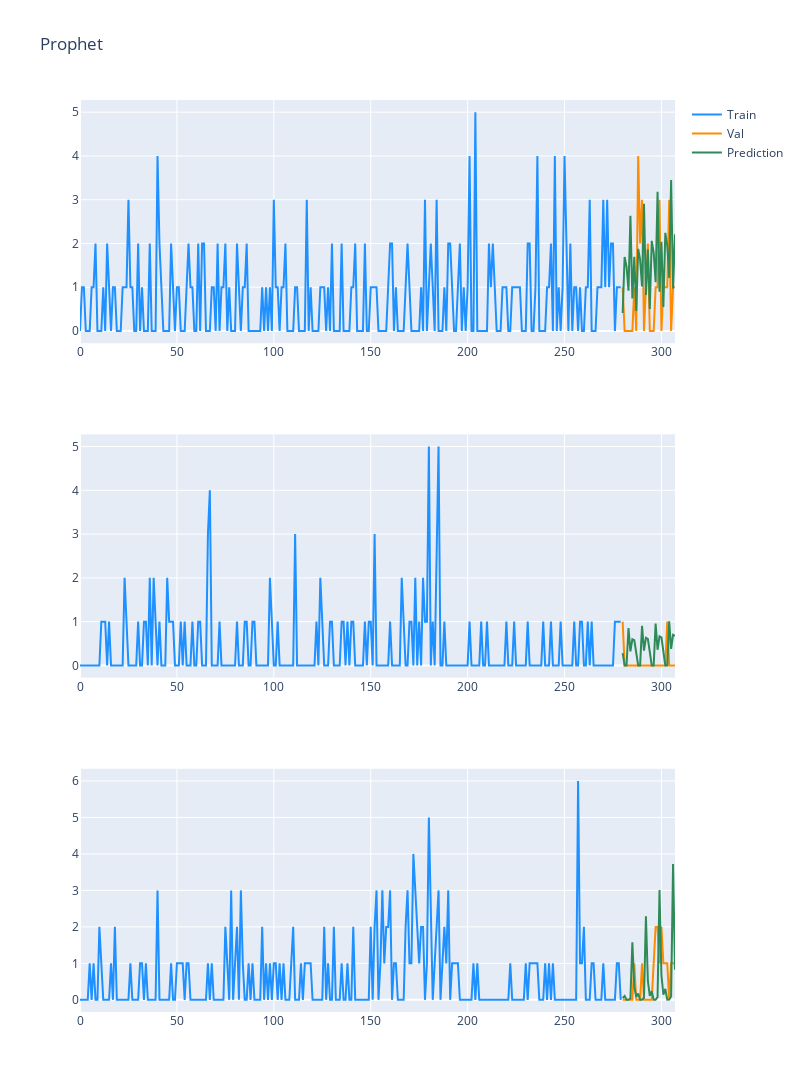

Write notebook code for a chart like this one.
### Code cell
pred_0 = predictions_prophet[0]
pred_1 = predictions_prophet[1]
pred_2 = predictions_prophet[2]

plot_prediction(pred_0, pred_1, pred_2, title_text = "Prophet")

### Figure 1 — Plotly figure (JSON) as saved in the notebook; plotly's stock layout.template omitted (floating-point values rounded to 4 significant figures; data arrays with more than 128 entries replaced by an {"elided": "..."} marker saying what was removed)
{"data": [{"marker": {"color": "dodgerblue"}, "mode": "lines", "name": "Train", "type": "scatter", "x": {"elided": "280 int values"}, "xaxis": "x", "y": {"elided": "280 int values"}, "yaxis": "y"}, {"marker": {"color": "darkorange"}, "mode": "lines", "name": "Val", "type": "scatter", "x": [280, 281, 282, 283, 284, 285, 286, 287, 288, 289, 290, 291, 292, 293, 294, 295, 296, 297, 298, 299, 300, 301, 302, 303, 304, 305, 306, 307], "xaxis": "x", "y": [1, 0, 0, 0, 0, 0, 1, 0, 4, 2, 3, 0, 1, 2, 0, 0, 0, 1, 1, 3, 0, 1, 1, 1, 3, 0, 1, 1], "yaxis": "y"}, {"marker": {"color": "seagreen"}, "mode": "lines", "name": "Prediction", "type": "scatter", "x": [280, 281, 282, 283, 284, 285, 286, 287, 288, 289, 290, 291, 292, 293, 294, 295, 296, 297, 298, 299, 300, 301, 302, 303, 304, 305, 306, 307], "xaxis": "x", "y": [0.4123, 1.692, 1.474, 0.9206, 2.632, 0.7459, 1.698, 0.4578, 1.876, 1.631, 1.018, 2.906, 0.8222, 1.869, 0.5033, 2.06, 1.789, 1.115, 3.179, 0.8986, 2.041, 0.5488, 2.244, 1.947, 1.212, 3.453, 0.9749, 2.212], "yaxis": "y"}, {"marker": {"color": "dodgerblue"}, "mode": "lines", "name": "Train", "showlegend": false, "type": "scatter", "x": {"elided": "280 int values"}, "xaxis": "x2", "y": {"elided": "280 int values"}, "yaxis": "y2"}, {"marker": {"color": "darkorange"}, "mode": "lines", "name": "Val", "showlegend": false, "type": "scatter", "x": [280, 281, 282, 283, 284, 285, 286, 287, 288, 289, 290, 291, 292, 293, 294, 295, 296, 297, 298, 299, 300, 301, 302, 303, 304, 305, 306, 307], "xaxis": "x2", "y": [1, 0, 0, 0, 0, 0, 0, 0, 0, 0, 0, 0, 0, 0, 0, 0, 0, 0, 0, 0, 0, 0, 0, 1, 0, 0, 0, 0], "yaxis": "y2"}, {"marker": {"color": "seagreen"}, "mode": "lines", "name": "Prediction", "showlegend": false, "type": "scatter", "x": [280, 281, 282, 283, 284, 285, 286, 287, 288, 289, 290, 291, 292, 293, 294, 295, 296, 297, 298, 299, 300, 301, 302, 303, 304, 305, 306, 307], "xaxis": "x2", "y": [0.2792, -0.0005237, 2.225e-06, 0.855, 0.3192, 0.5955, 0.5742, 0.2962, -0.0005553, 2.358e-06, 0.9057, 0.338, 0.6302, 0.6074, 0.3132, -0.0005868, 2.49e-06, 0.9564, 0.3568, 0.6649, 0.6405, 0.3301, -0.0006184, 2.623e-06, 1.007, 0.3755, 0.6996, 0.6737], "yaxis": "y2"}, {"marker": {"color": "dodgerblue"}, "mode": "lines", "name": "Train", "showlegend": false, "type": "scatter", "x": {"elided": "280 int values"}, "xaxis": "x3", "y": {"elided": "280 int values"}, "yaxis": "y3"}, {"marker": {"color": "darkorange"}, "mode": "lines", "name": "Val", "showlegend": false, "type": "scatter", "x": [280, 281, 282, 283, 284, 285, 286, 287, 288, 289, 290, 291, 292, 293, 294, 295, 296, 297, 298, 299, 300, 301, 302, 303, 304, 305, 306, 307], "xaxis": "x3", "y": [0, 0, 0, 0, 0, 0, 1, 0, 0, 0, 1, 0, 0, 0, 0, 0, 1, 2, 2, 1, 2, 1, 1, 1, 0, 1, 1, 1], "yaxis": "y3"}, {"marker": {"color": "seagreen"}, "mode": "lines", "name": "Prediction", "showlegend": false, "type": "scatter", "x": [280, 281, 282, 283, 284, 285, 286, 287, 288, 289, 290, 291, 292, 293, 294, 295, 296, 297, 298, 299, 300, 301, 302, 303, 304, 305, 306, 307], "xaxis": "x3", "y": [0.04778, 0.1063, 0.002034, 0.002697, 0.03669, 1.577, 0.3625, 0.07991, 0.1715, 0.003182, 0.004104, 0.05452, 2.293, 0.5172, 0.112, 0.2367, 0.00433, 0.005512, 0.07234, 3.01, 0.6719, 0.1442, 0.3018, 0.005477, 0.00692, 0.09017, 3.726, 0.8265], "yaxis": "y3"}], "layout": {"height": 1200, "title": {"text": "Prophet"}, "width": 800, "xaxis": {"anchor": "y", "domain": [0, 1]}, "xaxis2": {"anchor": "y2", "domain": [0, 1]}, "xaxis3": {"anchor": "y3", "domain": [0, 1]}, "yaxis": {"anchor": "x", "domain": [0.7333, 1]}, "yaxis2": {"anchor": "x2", "domain": [0.3667, 0.6333]}, "yaxis3": {"anchor": "x3", "domain": [0, 0.2667]}}}
